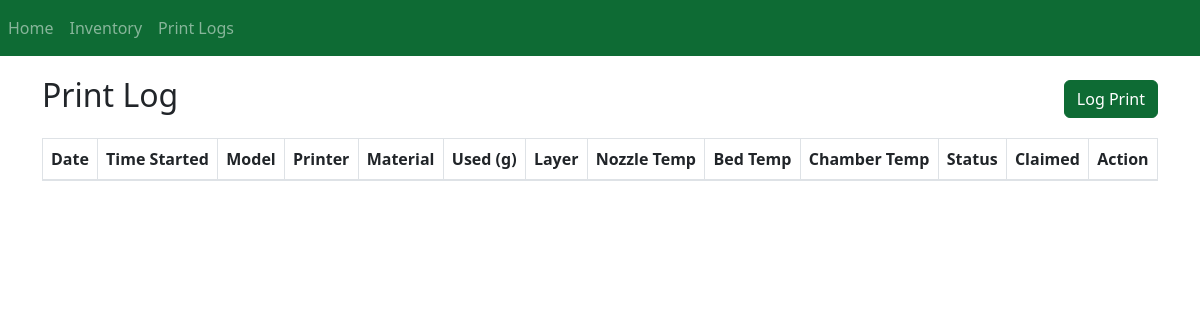
The page /activities on the database as committed earlier.
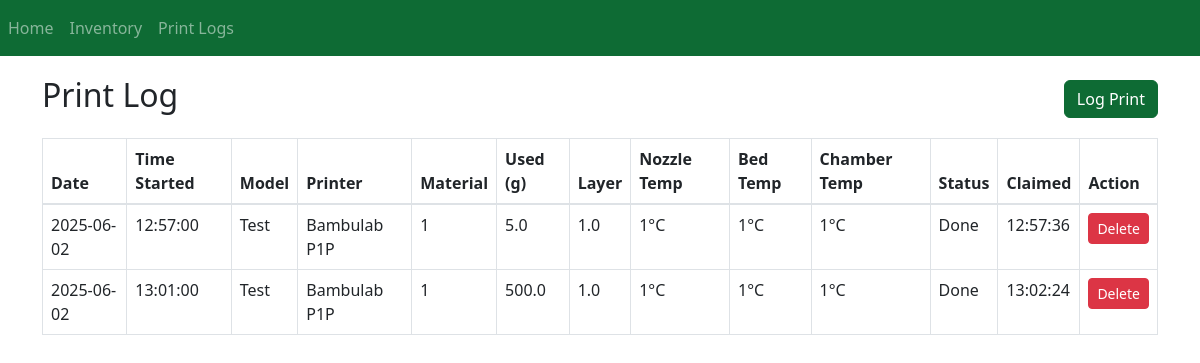
The same page on the database as committed later.
### website/models.py (models this page shows)
class PrintLog(db.Model):
    id = db.Column(db.Integer, primary_key=True)
    date_started = db.Column(db.Date, default=datetime.today)
    time_started = db.Column(db.Time, default=datetime.now().time)
    model_name = db.Column(db.String(100))
    printer_name = db.Column(db.String(50))
    material_code = db.Column(db.String(50))
    material_used = db.Column(db.Float)
    duration = db.Column(db.Integer)
    layer_height = db.Column(db.Float)
    nozzle_temp = db.Column(db.Integer)
    bed_temp = db.Column(db.Integer)
    chamber_temp = db.Column(db.Integer, nullable=True)
    status = db.Column(db.String(10), default="Active")
    time_claimed = db.Column(db.Time, nullable=True)

### website/views.py (the view, shortened to what this page needs)
@views.route('/activities', methods=['GET', 'POST'])
def activities():
    form = LogPrintForm()
    logs = PrintLog.query.order_by(PrintLog.date_started.desc()).all()  # fetch all logs
    fmatid = db.session.query(FilamentInventory.id, FilamentInventory.code).all()
    form.material_code.choices = [(str(item.id), item.code) for item in fmatid]
    logs = PrintLog.query.order_by(PrintLog.date_started.desc()).all()
    return render_template('activities.html', log_print_form=form, logs=logs)

### website/templates/activities.html (shortened to what this page needs)
{% extends 'base.html' %} {% block title %}Print Logs{% endblock %} {% block
content %}
<div class="d-flex justify-content-between align-items-center mb-3">
  <h2>Print Log</h2>
  <button
    class="btn btn-success"
    data-bs-toggle="modal"
    data-bs-target="#logPrintModal"
  >
    Log Print
  </button>
</div>
<table
  class="table table-bordered"
  id="logTable"
>
  <thead>
    <tr>
      <th onclick="sortTable(0)">Date</th>
      <th onclick="sortTable(1)">Time Started</th>
      <th onclick="sortTable(2)">Model</th>
      <th onclick="sortTable(3)">Printer</th>
      <th>Material</th>
      <th>Used (g)</th>
      <th>Layer</th>
      <th>Nozzle Temp</th>
      <th>Bed Temp</th>
      <th>Chamber Temp</th>
      <th onclick="sortTable(4)">Status</th>
      <th>Claimed</th>
      <th>Action</th>
    </tr>
  </thead>
  <tbody>
    {% for log in logs %}
    <tr>
      <td>{{ log.date_started }}</td>
      <td>{{ log.time_started }}</td>
      <td>{{ log.model_name }}</td>
      <td>{{ log.printer_name }}</td>
      <td>{{ log.material_code }}</td>
      <td>{{ log.material_used }}</td>
      <td>{{ log.layer_height }}</td>
      <td>{{ log.nozzle_temp }}°C</td>
      <td>{{ log.bed_temp }}°C</td>
      <td>{{ log.chamber_temp }}°C</td>
      <td>{{ log.status }}</td>
      <td>{{ log.time_claimed or '-' }}</td>
      <td>
        <form
          method="POST"
          action="{{ url_for('views.delete_log', log_id=log.id) }}"
          onsubmit="return confirm('Are you sure you want to delete this log?');"
        >
          <button
            type="submit"
            class="btn btn-danger btn-sm"
          >
            Delete
          </button>
        </form>
      </td>
    </tr>
    {% endfor %}
  </tbody>
</table>
{% endblock %}

### website/templates/base.html (shortened to what this page needs)
<!DOCTYPE html>
<html>
  <head>
    <link
      rel="stylesheet"
      href="https://stackpath.bootstrapcdn.com/bootstrap/4.4.1/css/bootstrap.min.css"
    />
    <link
      rel="stylesheet"
      href="https://stackpath.bootstrapcdn.com/font-awesome/4.7.0/css/font-awesome.min.css"
    />
    <link
      href="https://cdn.jsdelivr.net/npm/bootstrap@5.3.0/dist/css/bootstrap.min.css"
      rel="stylesheet"
    />
  </head>
  <body>
    <nav class="navbar navbar-expand-lg navbar-dark bg-success">
      <div
        class="collapse navbar-collapse"
        id="navbar"
      >
        <div class="navbar-nav">
          <a
            class="nav-item nav-link"
            id="dashboard"
            href="/"
            >Home</a
          >
          <a
            class="nav-item nav-link"
            id="inventory"
            href="/inventory"
            >Inventory</a
          >
          <a
            class="nav-item nav-link"
            id="activities"
            href="/activities"
            >Print Logs</a
          >
        </div>
      </div>
    </nav>
    <div class="container">{% block content %} {% endblock %}</div>
  </body>
</html>

### website/templates/base.html (style rules this page uses)
.bg-success { background-color: #0e6b34 !important; }
.btn-success { background-color: #0e6b34 !important; border-color: #0e6b34 !important; }
body { padding-top: 0px; }
.container { padding-top: 20px; }

Rows that differ between the two databases and show on the page:
added PrintLog: date_started "2025-06-02", time_started "12:57:00", model_name "Test", printer_name "Bambulab P1P", material_code "1", material_used "5.0", layer_height "1.0", nozzle_temp "1", bed_temp "1", chamber_temp "1", status "Done", time_claimed "12:57:36"
added PrintLog: date_started "2025-06-02", time_started "13:01:00", model_name "Test", printer_name "Bambulab P1P", material_code "1", material_used "500.0", layer_height "1.0", nozzle_temp "1", bed_temp "1", chamber_temp "1", status "Done", time_claimed "13:02:24"
